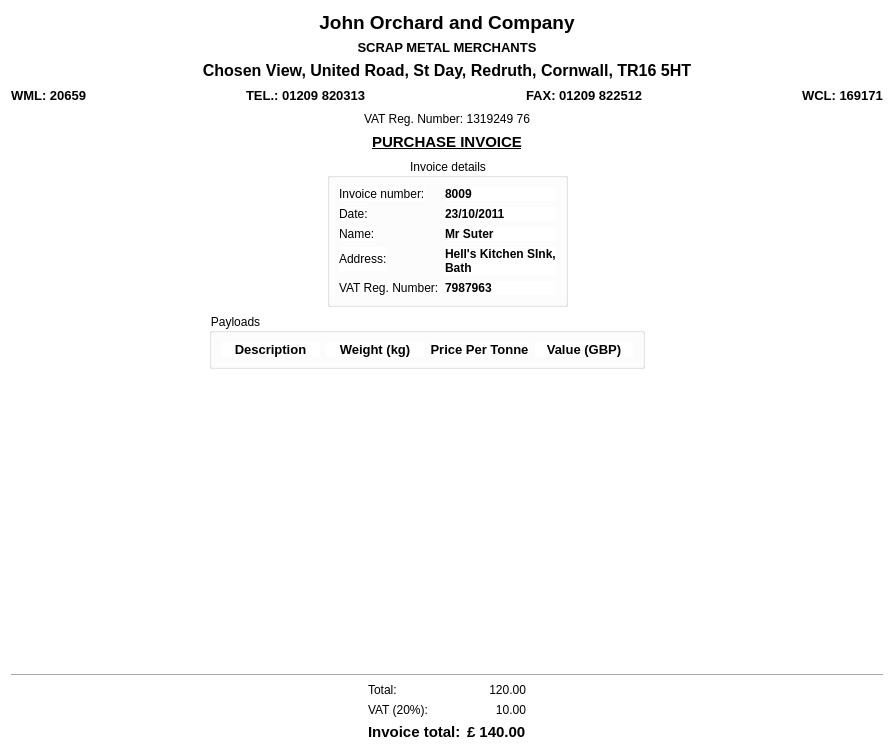
<?xml version="1.0" encoding="UTF-8"?>
<ui version="4.0">
 <class>invoiceReviewDialog</class>
 <widget class="QDialog" name="invoiceReviewDialog">
  <property name="geometry">
   <rect>
    <x>0</x>
    <y>0</y>
    <width>894</width>
    <height>752</height>
   </rect>
  </property>
  <property name="sizePolicy">
   <sizepolicy hsizetype="Preferred" vsizetype="Fixed">
    <horstretch>0</horstretch>
    <verstretch>0</verstretch>
   </sizepolicy>
  </property>
  <property name="windowTitle">
   <string>Dialog</string>
  </property>
  <property name="styleSheet">
   <string notr="true">background:white</string>
  </property>
  <layout class="QVBoxLayout" name="verticalLayout">
   <item>
    <layout class="QVBoxLayout" name="verticalLayout_2">
     <item>
      <widget class="QLabel" name="label_5">
       <property name="text">
        <string>&lt;!DOCTYPE HTML PUBLIC &quot;-//W3C//DTD HTML 4.0//EN&quot; &quot;http://www.w3.org/TR/REC-html40/strict.dtd&quot;&gt;
&lt;html&gt;&lt;head&gt;&lt;meta name=&quot;qrichtext&quot; content=&quot;1&quot; /&gt;&lt;style type=&quot;text/css&quot;&gt;
p, li { white-space: pre-wrap; }
&lt;/style&gt;&lt;/head&gt;&lt;body style=&quot; font-family:'Sans Serif'; font-size:9pt; font-weight:400; font-style:normal;&quot;&gt;
&lt;p align=&quot;center&quot; style=&quot; margin-top:0px; margin-bottom:0px; margin-left:0px; margin-right:0px; -qt-block-indent:0; text-indent:0px;&quot;&gt;&lt;span style=&quot; font-size:14pt; font-weight:600;&quot;&gt;John Orchard and Company&lt;/span&gt;&lt;/p&gt;&lt;/body&gt;&lt;/html&gt;</string>
       </property>
       <property name="alignment">
        <set>Qt::AlignCenter</set>
       </property>
      </widget>
     </item>
     <item>
      <widget class="QLabel" name="label_27">
       <property name="text">
        <string>&lt;!DOCTYPE HTML PUBLIC &quot;-//W3C//DTD HTML 4.0//EN&quot; &quot;http://www.w3.org/TR/REC-html40/strict.dtd&quot;&gt;
&lt;html&gt;&lt;head&gt;&lt;meta name=&quot;qrichtext&quot; content=&quot;1&quot; /&gt;&lt;style type=&quot;text/css&quot;&gt;
p, li { white-space: pre-wrap; }
&lt;/style&gt;&lt;/head&gt;&lt;body style=&quot; font-family:'Sans Serif'; font-size:9pt; font-weight:400; font-style:normal;&quot;&gt;
&lt;p style=&quot; margin-top:0px; margin-bottom:0px; margin-left:0px; margin-right:0px; -qt-block-indent:0; text-indent:0px;&quot;&gt;&lt;span style=&quot; font-size:10pt; font-weight:600;&quot;&gt;SCRAP METAL MERCHANTS&lt;/span&gt;&lt;/p&gt;&lt;/body&gt;&lt;/html&gt;</string>
       </property>
       <property name="alignment">
        <set>Qt::AlignCenter</set>
       </property>
      </widget>
     </item>
     <item>
      <widget class="QLabel" name="label_6">
       <property name="text">
        <string>&lt;!DOCTYPE HTML PUBLIC &quot;-//W3C//DTD HTML 4.0//EN&quot; &quot;http://www.w3.org/TR/REC-html40/strict.dtd&quot;&gt;
&lt;html&gt;&lt;head&gt;&lt;meta name=&quot;qrichtext&quot; content=&quot;1&quot; /&gt;&lt;style type=&quot;text/css&quot;&gt;
p, li { white-space: pre-wrap; }
&lt;/style&gt;&lt;/head&gt;&lt;body style=&quot; font-family:'Sans Serif'; font-size:9pt; font-weight:400; font-style:normal;&quot;&gt;
&lt;p align=&quot;center&quot; style=&quot; margin-top:0px; margin-bottom:0px; margin-left:0px; margin-right:0px; -qt-block-indent:0; text-indent:0px;&quot;&gt;&lt;span style=&quot; font-size:12pt; font-weight:600;&quot;&gt;Chosen View, United Road, St Day, Redruth, Cornwall, TR16 5HT&lt;/span&gt;&lt;/p&gt;&lt;/body&gt;&lt;/html&gt;</string>
       </property>
       <property name="alignment">
        <set>Qt::AlignCenter</set>
       </property>
      </widget>
     </item>
     <item>
      <layout class="QHBoxLayout" name="horizontalLayout_2">
       <item>
        <widget class="QLabel" name="label_25">
         <property name="text">
          <string>&lt;!DOCTYPE HTML PUBLIC &quot;-//W3C//DTD HTML 4.0//EN&quot; &quot;http://www.w3.org/TR/REC-html40/strict.dtd&quot;&gt;
&lt;html&gt;&lt;head&gt;&lt;meta name=&quot;qrichtext&quot; content=&quot;1&quot; /&gt;&lt;style type=&quot;text/css&quot;&gt;
p, li { white-space: pre-wrap; }
&lt;/style&gt;&lt;/head&gt;&lt;body style=&quot; font-family:'Sans Serif'; font-size:9pt; font-weight:400; font-style:normal;&quot;&gt;
&lt;p style=&quot; margin-top:0px; margin-bottom:0px; margin-left:0px; margin-right:0px; -qt-block-indent:0; text-indent:0px;&quot;&gt;&lt;span style=&quot; font-size:10pt; font-weight:600;&quot;&gt;WML: 20659&lt;/span&gt;&lt;/p&gt;&lt;/body&gt;&lt;/html&gt;</string>
         </property>
        </widget>
       </item>
       <item>
        <spacer name="horizontalSpacer_2">
         <property name="orientation">
          <enum>Qt::Horizontal</enum>
         </property>
         <property name="sizeHint" stdset="0">
          <size>
           <width>40</width>
           <height>20</height>
          </size>
         </property>
        </spacer>
       </item>
       <item>
        <widget class="QLabel" name="label_28">
         <property name="text">
          <string>&lt;!DOCTYPE HTML PUBLIC &quot;-//W3C//DTD HTML 4.0//EN&quot; &quot;http://www.w3.org/TR/REC-html40/strict.dtd&quot;&gt;
&lt;html&gt;&lt;head&gt;&lt;meta name=&quot;qrichtext&quot; content=&quot;1&quot; /&gt;&lt;style type=&quot;text/css&quot;&gt;
p, li { white-space: pre-wrap; }
&lt;/style&gt;&lt;/head&gt;&lt;body style=&quot; font-family:'Sans Serif'; font-size:9pt; font-weight:400; font-style:normal;&quot;&gt;
&lt;p style=&quot; margin-top:0px; margin-bottom:0px; margin-left:0px; margin-right:0px; -qt-block-indent:0; text-indent:0px;&quot;&gt;&lt;span style=&quot; font-size:10pt; font-weight:600;&quot;&gt;TEL.: 01209 820313&lt;/span&gt;&lt;/p&gt;&lt;/body&gt;&lt;/html&gt;</string>
         </property>
        </widget>
       </item>
       <item>
        <spacer name="horizontalSpacer_3">
         <property name="orientation">
          <enum>Qt::Horizontal</enum>
         </property>
         <property name="sizeHint" stdset="0">
          <size>
           <width>40</width>
           <height>20</height>
          </size>
         </property>
        </spacer>
       </item>
       <item>
        <widget class="QLabel" name="label_29">
         <property name="text">
          <string>&lt;!DOCTYPE HTML PUBLIC &quot;-//W3C//DTD HTML 4.0//EN&quot; &quot;http://www.w3.org/TR/REC-html40/strict.dtd&quot;&gt;
&lt;html&gt;&lt;head&gt;&lt;meta name=&quot;qrichtext&quot; content=&quot;1&quot; /&gt;&lt;style type=&quot;text/css&quot;&gt;
p, li { white-space: pre-wrap; }
&lt;/style&gt;&lt;/head&gt;&lt;body style=&quot; font-family:'Sans Serif'; font-size:9pt; font-weight:400; font-style:normal;&quot;&gt;
&lt;p style=&quot; margin-top:0px; margin-bottom:0px; margin-left:0px; margin-right:0px; -qt-block-indent:0; text-indent:0px;&quot;&gt;&lt;span style=&quot; font-size:10pt; font-weight:600;&quot;&gt;FAX: 01209 822512&lt;/span&gt;&lt;/p&gt;&lt;/body&gt;&lt;/html&gt;</string>
         </property>
        </widget>
       </item>
       <item>
        <spacer name="horizontalSpacer_4">
         <property name="orientation">
          <enum>Qt::Horizontal</enum>
         </property>
         <property name="sizeHint" stdset="0">
          <size>
           <width>40</width>
           <height>20</height>
          </size>
         </property>
        </spacer>
       </item>
       <item>
        <widget class="QLabel" name="label_26">
         <property name="text">
          <string>&lt;!DOCTYPE HTML PUBLIC &quot;-//W3C//DTD HTML 4.0//EN&quot; &quot;http://www.w3.org/TR/REC-html40/strict.dtd&quot;&gt;
&lt;html&gt;&lt;head&gt;&lt;meta name=&quot;qrichtext&quot; content=&quot;1&quot; /&gt;&lt;style type=&quot;text/css&quot;&gt;
p, li { white-space: pre-wrap; }
&lt;/style&gt;&lt;/head&gt;&lt;body style=&quot; font-family:'Sans Serif'; font-size:9pt; font-weight:400; font-style:normal;&quot;&gt;
&lt;p style=&quot; margin-top:0px; margin-bottom:0px; margin-left:0px; margin-right:0px; -qt-block-indent:0; text-indent:0px;&quot;&gt;&lt;span style=&quot; font-size:10pt; font-weight:600;&quot;&gt;WCL: 169171&lt;/span&gt;&lt;/p&gt;&lt;/body&gt;&lt;/html&gt;</string>
         </property>
        </widget>
       </item>
      </layout>
     </item>
     <item>
      <widget class="QLabel" name="label_30">
       <property name="text">
        <string>VAT Reg. Number: 1319249 76</string>
       </property>
       <property name="alignment">
        <set>Qt::AlignCenter</set>
       </property>
      </widget>
     </item>
    </layout>
   </item>
   <item>
    <layout class="QHBoxLayout" name="horizontalLayout_3">
     <item>
      <spacer name="horizontalSpacer">
       <property name="orientation">
        <enum>Qt::Horizontal</enum>
       </property>
       <property name="sizeHint" stdset="0">
        <size>
         <width>208</width>
         <height>20</height>
        </size>
       </property>
      </spacer>
     </item>
     <item>
      <widget class="QLabel" name="label_8">
       <property name="text">
        <string>&lt;!DOCTYPE HTML PUBLIC &quot;-//W3C//DTD HTML 4.0//EN&quot; &quot;http://www.w3.org/TR/REC-html40/strict.dtd&quot;&gt;
&lt;html&gt;&lt;head&gt;&lt;meta name=&quot;qrichtext&quot; content=&quot;1&quot; /&gt;&lt;style type=&quot;text/css&quot;&gt;
p, li { white-space: pre-wrap; }
&lt;/style&gt;&lt;/head&gt;&lt;body style=&quot; font-family:'Sans Serif'; font-size:9pt; font-weight:400; font-style:normal;&quot;&gt;
&lt;p style=&quot; margin-top:0px; margin-bottom:0px; margin-left:0px; margin-right:0px; -qt-block-indent:0; text-indent:0px;&quot;&gt;&lt;span style=&quot; font-size:11pt; font-weight:600; text-decoration: underline;&quot;&gt;PURCHASE INVOICE&lt;/span&gt;&lt;/p&gt;&lt;/body&gt;&lt;/html&gt;</string>
       </property>
       <property name="alignment">
        <set>Qt::AlignCenter</set>
       </property>
      </widget>
     </item>
     <item>
      <spacer name="horizontalSpacer_6">
       <property name="orientation">
        <enum>Qt::Horizontal</enum>
       </property>
       <property name="sizeHint" stdset="0">
        <size>
         <width>208</width>
         <height>20</height>
        </size>
       </property>
      </spacer>
     </item>
    </layout>
   </item>
   <item>
    <layout class="QHBoxLayout" name="horizontalLayout">
     <item>
      <spacer name="horizontalSpacer_5">
       <property name="orientation">
        <enum>Qt::Horizontal</enum>
       </property>
       <property name="sizeHint" stdset="0">
        <size>
         <width>268</width>
         <height>20</height>
        </size>
       </property>
      </spacer>
     </item>
     <item>
      <widget class="QGroupBox" name="groupBox">
       <property name="title">
        <string>Invoice details</string>
       </property>
       <property name="alignment">
        <set>Qt::AlignCenter</set>
       </property>
       <layout class="QFormLayout" name="formLayout">
        <item row="0" column="0">
         <widget class="QLabel" name="label_2">
          <property name="text">
           <string>Invoice number:</string>
          </property>
         </widget>
        </item>
        <item row="0" column="1">
         <widget class="QLabel" name="label_16">
          <property name="text">
           <string>&lt;!DOCTYPE HTML PUBLIC &quot;-//W3C//DTD HTML 4.0//EN&quot; &quot;http://www.w3.org/TR/REC-html40/strict.dtd&quot;&gt;
&lt;html&gt;&lt;head&gt;&lt;meta name=&quot;qrichtext&quot; content=&quot;1&quot; /&gt;&lt;style type=&quot;text/css&quot;&gt;
p, li { white-space: pre-wrap; }
&lt;/style&gt;&lt;/head&gt;&lt;body style=&quot; font-family:'Sans Serif'; font-size:9pt; font-weight:400; font-style:normal;&quot;&gt;
&lt;p style=&quot; margin-top:0px; margin-bottom:0px; margin-left:0px; margin-right:0px; -qt-block-indent:0; text-indent:0px;&quot;&gt;&lt;span style=&quot; font-weight:600;&quot;&gt;8009&lt;/span&gt;&lt;/p&gt;&lt;/body&gt;&lt;/html&gt;</string>
          </property>
         </widget>
        </item>
        <item row="1" column="0">
         <widget class="QLabel" name="label">
          <property name="text">
           <string>Date:</string>
          </property>
         </widget>
        </item>
        <item row="1" column="1">
         <widget class="QLabel" name="label_17">
          <property name="text">
           <string>&lt;!DOCTYPE HTML PUBLIC &quot;-//W3C//DTD HTML 4.0//EN&quot; &quot;http://www.w3.org/TR/REC-html40/strict.dtd&quot;&gt;
&lt;html&gt;&lt;head&gt;&lt;meta name=&quot;qrichtext&quot; content=&quot;1&quot; /&gt;&lt;style type=&quot;text/css&quot;&gt;
p, li { white-space: pre-wrap; }
&lt;/style&gt;&lt;/head&gt;&lt;body style=&quot; font-family:'Sans Serif'; font-size:9pt; font-weight:400; font-style:normal;&quot;&gt;
&lt;p style=&quot; margin-top:0px; margin-bottom:0px; margin-left:0px; margin-right:0px; -qt-block-indent:0; text-indent:0px;&quot;&gt;&lt;span style=&quot; font-weight:600;&quot;&gt;23/10/2011&lt;/span&gt;&lt;/p&gt;&lt;/body&gt;&lt;/html&gt;</string>
          </property>
         </widget>
        </item>
        <item row="2" column="0">
         <widget class="QLabel" name="label_3">
          <property name="text">
           <string>Name:</string>
          </property>
         </widget>
        </item>
        <item row="2" column="1">
         <widget class="QLabel" name="label_18">
          <property name="text">
           <string>&lt;!DOCTYPE HTML PUBLIC &quot;-//W3C//DTD HTML 4.0//EN&quot; &quot;http://www.w3.org/TR/REC-html40/strict.dtd&quot;&gt;
&lt;html&gt;&lt;head&gt;&lt;meta name=&quot;qrichtext&quot; content=&quot;1&quot; /&gt;&lt;style type=&quot;text/css&quot;&gt;
p, li { white-space: pre-wrap; }
&lt;/style&gt;&lt;/head&gt;&lt;body style=&quot; font-family:'Sans Serif'; font-size:9pt; font-weight:400; font-style:normal;&quot;&gt;
&lt;p style=&quot; margin-top:0px; margin-bottom:0px; margin-left:0px; margin-right:0px; -qt-block-indent:0; text-indent:0px;&quot;&gt;&lt;span style=&quot; font-weight:600;&quot;&gt;Mr Suter&lt;/span&gt;&lt;/p&gt;&lt;/body&gt;&lt;/html&gt;</string>
          </property>
         </widget>
        </item>
        <item row="3" column="0">
         <widget class="QLabel" name="label_4">
          <property name="text">
           <string>Address:</string>
          </property>
         </widget>
        </item>
        <item row="3" column="1">
         <widget class="QLabel" name="label_19">
          <property name="text">
           <string>&lt;!DOCTYPE HTML PUBLIC &quot;-//W3C//DTD HTML 4.0//EN&quot; &quot;http://www.w3.org/TR/REC-html40/strict.dtd&quot;&gt;
&lt;html&gt;&lt;head&gt;&lt;meta name=&quot;qrichtext&quot; content=&quot;1&quot; /&gt;&lt;style type=&quot;text/css&quot;&gt;
p, li { white-space: pre-wrap; }
&lt;/style&gt;&lt;/head&gt;&lt;body style=&quot; font-family:'Sans Serif'; font-size:9pt; font-weight:400; font-style:normal;&quot;&gt;
&lt;p style=&quot; margin-top:0px; margin-bottom:0px; margin-left:0px; margin-right:0px; -qt-block-indent:0; text-indent:0px;&quot;&gt;&lt;span style=&quot; font-weight:600;&quot;&gt;Hell's Kitchen SInk,&lt;/span&gt;&lt;/p&gt;
&lt;p style=&quot; margin-top:0px; margin-bottom:0px; margin-left:0px; margin-right:0px; -qt-block-indent:0; text-indent:0px;&quot;&gt;&lt;span style=&quot; font-weight:600;&quot;&gt;Bath&lt;/span&gt;&lt;/p&gt;&lt;/body&gt;&lt;/html&gt;</string>
          </property>
         </widget>
        </item>
        <item row="4" column="0">
         <widget class="QLabel" name="label_7">
          <property name="text">
           <string>VAT Reg. Number:</string>
          </property>
         </widget>
        </item>
        <item row="4" column="1">
         <widget class="QLabel" name="label_20">
          <property name="text">
           <string>&lt;!DOCTYPE HTML PUBLIC &quot;-//W3C//DTD HTML 4.0//EN&quot; &quot;http://www.w3.org/TR/REC-html40/strict.dtd&quot;&gt;
&lt;html&gt;&lt;head&gt;&lt;meta name=&quot;qrichtext&quot; content=&quot;1&quot; /&gt;&lt;style type=&quot;text/css&quot;&gt;
p, li { white-space: pre-wrap; }
&lt;/style&gt;&lt;/head&gt;&lt;body style=&quot; font-family:'Sans Serif'; font-size:9pt; font-weight:400; font-style:normal;&quot;&gt;
&lt;p style=&quot; margin-top:0px; margin-bottom:0px; margin-left:0px; margin-right:0px; -qt-block-indent:0; text-indent:0px;&quot;&gt;&lt;span style=&quot; font-weight:600;&quot;&gt;7987963&lt;/span&gt;&lt;/p&gt;&lt;/body&gt;&lt;/html&gt;</string>
          </property>
         </widget>
        </item>
       </layout>
      </widget>
     </item>
     <item>
      <spacer name="horizontalSpacer_11">
       <property name="orientation">
        <enum>Qt::Horizontal</enum>
       </property>
       <property name="sizeHint" stdset="0">
        <size>
         <width>268</width>
         <height>20</height>
        </size>
       </property>
      </spacer>
     </item>
    </layout>
   </item>
   <item>
    <layout class="QHBoxLayout" name="horizontalLayout_6">
     <item>
      <spacer name="horizontalSpacer_7">
       <property name="orientation">
        <enum>Qt::Horizontal</enum>
       </property>
       <property name="sizeType">
        <enum>QSizePolicy::Preferred</enum>
       </property>
       <property name="sizeHint" stdset="0">
        <size>
         <width>198</width>
         <height>20</height>
        </size>
       </property>
      </spacer>
     </item>
     <item>
      <widget class="QGroupBox" name="groupBox_3">
       <property name="title">
        <string>Payloads</string>
       </property>
       <property name="flat">
        <bool>false</bool>
       </property>
       <layout class="QHBoxLayout" name="horizontalLayout_5">
        <item>
         <widget class="QLabel" name="label_13">
          <property name="sizePolicy">
           <sizepolicy hsizetype="Preferred" vsizetype="Preferred">
            <horstretch>0</horstretch>
            <verstretch>0</verstretch>
           </sizepolicy>
          </property>
          <property name="text">
           <string>&lt;!DOCTYPE HTML PUBLIC &quot;-//W3C//DTD HTML 4.0//EN&quot; &quot;http://www.w3.org/TR/REC-html40/strict.dtd&quot;&gt;
&lt;html&gt;&lt;head&gt;&lt;meta name=&quot;qrichtext&quot; content=&quot;1&quot; /&gt;&lt;style type=&quot;text/css&quot;&gt;
p, li { white-space: pre-wrap; }
&lt;/style&gt;&lt;/head&gt;&lt;body style=&quot; font-family:'Sans Serif'; font-size:9pt; font-weight:400; font-style:normal;&quot;&gt;
&lt;p style=&quot; margin-top:0px; margin-bottom:0px; margin-left:0px; margin-right:0px; -qt-block-indent:0; text-indent:0px;&quot;&gt;&lt;span style=&quot; font-size:10pt; font-weight:600;&quot;&gt;Description&lt;/span&gt;&lt;/p&gt;&lt;/body&gt;&lt;/html&gt;</string>
          </property>
          <property name="alignment">
           <set>Qt::AlignCenter</set>
          </property>
          <property name="margin">
           <number>5</number>
          </property>
         </widget>
        </item>
        <item>
         <widget class="QLabel" name="label_12">
          <property name="sizePolicy">
           <sizepolicy hsizetype="Preferred" vsizetype="Preferred">
            <horstretch>0</horstretch>
            <verstretch>0</verstretch>
           </sizepolicy>
          </property>
          <property name="text">
           <string>&lt;!DOCTYPE HTML PUBLIC &quot;-//W3C//DTD HTML 4.0//EN&quot; &quot;http://www.w3.org/TR/REC-html40/strict.dtd&quot;&gt;
&lt;html&gt;&lt;head&gt;&lt;meta name=&quot;qrichtext&quot; content=&quot;1&quot; /&gt;&lt;style type=&quot;text/css&quot;&gt;
p, li { white-space: pre-wrap; }
&lt;/style&gt;&lt;/head&gt;&lt;body style=&quot; font-family:'Sans Serif'; font-size:9pt; font-weight:400; font-style:normal;&quot;&gt;
&lt;p style=&quot; margin-top:0px; margin-bottom:0px; margin-left:0px; margin-right:0px; -qt-block-indent:0; text-indent:0px;&quot;&gt;&lt;span style=&quot; font-size:10pt; font-weight:600;&quot;&gt;Weight (kg)&lt;/span&gt;&lt;/p&gt;&lt;/body&gt;&lt;/html&gt;</string>
          </property>
          <property name="alignment">
           <set>Qt::AlignCenter</set>
          </property>
          <property name="margin">
           <number>5</number>
          </property>
         </widget>
        </item>
        <item>
         <widget class="QLabel" name="label_23">
          <property name="sizePolicy">
           <sizepolicy hsizetype="Preferred" vsizetype="Preferred">
            <horstretch>0</horstretch>
            <verstretch>0</verstretch>
           </sizepolicy>
          </property>
          <property name="text">
           <string>&lt;!DOCTYPE HTML PUBLIC &quot;-//W3C//DTD HTML 4.0//EN&quot; &quot;http://www.w3.org/TR/REC-html40/strict.dtd&quot;&gt;
&lt;html&gt;&lt;head&gt;&lt;meta name=&quot;qrichtext&quot; content=&quot;1&quot; /&gt;&lt;style type=&quot;text/css&quot;&gt;
p, li { white-space: pre-wrap; }
&lt;/style&gt;&lt;/head&gt;&lt;body style=&quot; font-family:'Sans Serif'; font-size:9pt; font-weight:400; font-style:normal;&quot;&gt;
&lt;p style=&quot; margin-top:0px; margin-bottom:0px; margin-left:0px; margin-right:0px; -qt-block-indent:0; text-indent:0px;&quot;&gt;&lt;span style=&quot; font-size:10pt; font-weight:600;&quot;&gt;Price Per Tonne&lt;/span&gt;&lt;/p&gt;&lt;/body&gt;&lt;/html&gt;</string>
          </property>
          <property name="alignment">
           <set>Qt::AlignCenter</set>
          </property>
          <property name="margin">
           <number>5</number>
          </property>
         </widget>
        </item>
        <item>
         <widget class="QLabel" name="label_14">
          <property name="sizePolicy">
           <sizepolicy hsizetype="Preferred" vsizetype="Preferred">
            <horstretch>0</horstretch>
            <verstretch>0</verstretch>
           </sizepolicy>
          </property>
          <property name="text">
           <string>&lt;!DOCTYPE HTML PUBLIC &quot;-//W3C//DTD HTML 4.0//EN&quot; &quot;http://www.w3.org/TR/REC-html40/strict.dtd&quot;&gt;
&lt;html&gt;&lt;head&gt;&lt;meta name=&quot;qrichtext&quot; content=&quot;1&quot; /&gt;&lt;style type=&quot;text/css&quot;&gt;
p, li { white-space: pre-wrap; }
&lt;/style&gt;&lt;/head&gt;&lt;body style=&quot; font-family:'Sans Serif'; font-size:9pt; font-weight:400; font-style:normal;&quot;&gt;
&lt;p style=&quot; margin-top:0px; margin-bottom:0px; margin-left:0px; margin-right:0px; -qt-block-indent:0; text-indent:0px;&quot;&gt;&lt;span style=&quot; font-size:10pt; font-weight:600;&quot;&gt;Value (GBP)&lt;/span&gt;&lt;/p&gt;&lt;/body&gt;&lt;/html&gt;</string>
          </property>
          <property name="alignment">
           <set>Qt::AlignCenter</set>
          </property>
          <property name="margin">
           <number>5</number>
          </property>
         </widget>
        </item>
       </layout>
      </widget>
     </item>
     <item>
      <spacer name="horizontalSpacer_8">
       <property name="orientation">
        <enum>Qt::Horizontal</enum>
       </property>
       <property name="sizeType">
        <enum>QSizePolicy::Preferred</enum>
       </property>
       <property name="sizeHint" stdset="0">
        <size>
         <width>238</width>
         <height>20</height>
        </size>
       </property>
      </spacer>
     </item>
    </layout>
   </item>
   <item>
    <spacer name="verticalSpacer">
     <property name="orientation">
      <enum>Qt::Vertical</enum>
     </property>
     <property name="sizeHint" stdset="0">
      <size>
       <width>20</width>
       <height>192</height>
      </size>
     </property>
    </spacer>
   </item>
   <item>
    <widget class="Line" name="line">
     <property name="orientation">
      <enum>Qt::Horizontal</enum>
     </property>
    </widget>
   </item>
   <item>
    <layout class="QHBoxLayout" name="horizontalLayout_4">
     <item>
      <spacer name="horizontalSpacer_9">
       <property name="orientation">
        <enum>Qt::Horizontal</enum>
       </property>
       <property name="sizeHint" stdset="0">
        <size>
         <width>318</width>
         <height>20</height>
        </size>
       </property>
      </spacer>
     </item>
     <item>
      <layout class="QGridLayout" name="gridLayout">
       <item row="0" column="0">
        <widget class="QLabel" name="label_9">
         <property name="text">
          <string>Total:</string>
         </property>
        </widget>
       </item>
       <item row="1" column="0">
        <widget class="QLabel" name="label_10">
         <property name="text">
          <string>VAT (20%):</string>
         </property>
        </widget>
       </item>
       <item row="2" column="0" colspan="2">
        <widget class="QLabel" name="label_11">
         <property name="text">
          <string>&lt;!DOCTYPE HTML PUBLIC &quot;-//W3C//DTD HTML 4.0//EN&quot; &quot;http://www.w3.org/TR/REC-html40/strict.dtd&quot;&gt;
&lt;html&gt;&lt;head&gt;&lt;meta name=&quot;qrichtext&quot; content=&quot;1&quot; /&gt;&lt;style type=&quot;text/css&quot;&gt;
p, li { white-space: pre-wrap; }
&lt;/style&gt;&lt;/head&gt;&lt;body style=&quot; font-family:'Sans Serif'; font-size:9pt; font-weight:400; font-style:normal;&quot;&gt;
&lt;p style=&quot; margin-top:0px; margin-bottom:0px; margin-left:0px; margin-right:0px; -qt-block-indent:0; text-indent:0px;&quot;&gt;&lt;span style=&quot; font-size:11pt; font-weight:600;&quot;&gt;Invoice total:&lt;/span&gt;&lt;/p&gt;&lt;/body&gt;&lt;/html&gt;</string>
         </property>
        </widget>
       </item>
       <item row="2" column="2">
        <widget class="QLabel" name="label_15">
         <property name="text">
          <string>&lt;!DOCTYPE HTML PUBLIC &quot;-//W3C//DTD HTML 4.0//EN&quot; &quot;http://www.w3.org/TR/REC-html40/strict.dtd&quot;&gt;
&lt;html&gt;&lt;head&gt;&lt;meta name=&quot;qrichtext&quot; content=&quot;1&quot; /&gt;&lt;style type=&quot;text/css&quot;&gt;
p, li { white-space: pre-wrap; }
&lt;/style&gt;&lt;/head&gt;&lt;body style=&quot; font-family:'Sans Serif'; font-size:9pt; font-weight:400; font-style:normal;&quot;&gt;
&lt;p style=&quot; margin-top:0px; margin-bottom:0px; margin-left:0px; margin-right:0px; -qt-block-indent:0; text-indent:0px;&quot;&gt;&lt;span style=&quot; font-size:11pt; font-weight:600;&quot;&gt;£ 140.00&lt;/span&gt;&lt;/p&gt;&lt;/body&gt;&lt;/html&gt;</string>
         </property>
        </widget>
       </item>
       <item row="0" column="2">
        <widget class="QLabel" name="label_21">
         <property name="text">
          <string>120.00</string>
         </property>
         <property name="alignment">
          <set>Qt::AlignRight|Qt::AlignTrailing|Qt::AlignVCenter</set>
         </property>
        </widget>
       </item>
       <item row="1" column="2">
        <widget class="QLabel" name="label_22">
         <property name="text">
          <string>10.00</string>
         </property>
         <property name="alignment">
          <set>Qt::AlignRight|Qt::AlignTrailing|Qt::AlignVCenter</set>
         </property>
        </widget>
       </item>
      </layout>
     </item>
     <item>
      <spacer name="horizontalSpacer_10">
       <property name="orientation">
        <enum>Qt::Horizontal</enum>
       </property>
       <property name="sizeHint" stdset="0">
        <size>
         <width>318</width>
         <height>20</height>
        </size>
       </property>
      </spacer>
     </item>
    </layout>
   </item>
  </layout>
 </widget>
 <resources/>
 <connections/>
</ui>
